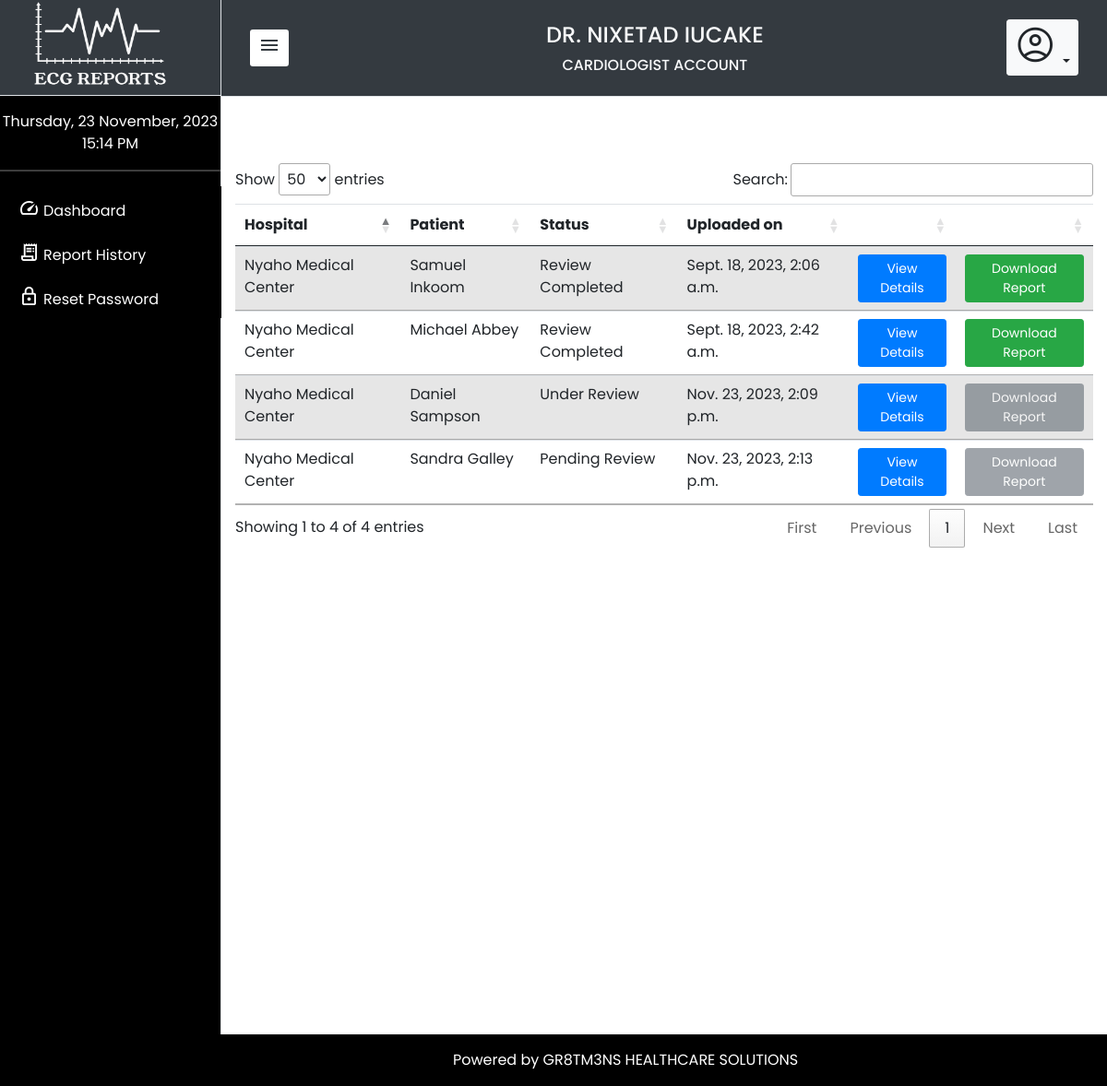
The app's page /cardiologist/report-history/ (signed in) with its own data.
### superuser/models.py (models this page shows, shortened)
class User(AbstractUser):
    is_admin = models.BooleanField(default=False)
    is_cardio = models.BooleanField(default=False)
    is_hospital = models.BooleanField(default=False)

class ReportHistory(models.Model):
    cardiologist = models.ForeignKey(Cardiologist, related_name='cardiologist', null=True, on_delete=models.DO_NOTHING)
    hospital = models.ForeignKey(Hospital, related_name='hospital', null=True, on_delete=models.DO_NOTHING)
    patient_name = models.CharField(max_length=100, default='Samuel Inkoom')
    patient_type = models.CharField(max_length=100, default='None')
    patient_age = models.IntegerField(default=25, null=True)
    patient_number = models.CharField(max_length=255, default='1234567890', null=True)
    image = models.ImageField(upload_to='cardio-uploads/', default = '', null=True)
    report = models.FileField(upload_to='report-uploads/', null=True)
    report_number = models.CharField(max_length=100, default='ABC12345')
    status = models.CharField(max_length=100, null=True)
    completed = models.BooleanField(default=False)
    date_created = models.DateTimeField(auto_now_add=True)

class Hospital(models.Model):
    user = models.ForeignKey(User, on_delete=models.CASCADE)
    hospital_name = models.CharField(max_length=255, null=True)
    available_slots = models.IntegerField(default=0)
    logo = models.ImageField(upload_to = 'logo-uploads/', default = 'superuser\static\superuser\media\ekg.png', blank=True)
    contact = models.CharField(max_length=255, default='1234567890', null=True)
    country = models.CharField(max_length=255, default='Ghana', null=True)
    town = models.CharField(max_length=255, null=True)
    address = models.CharField(max_length=255, null=True)
    created_on = models.DateTimeField(auto_now_add=True)

### cardio/views.py (the view)
# urls.py: path('report-history/', views.reportHistory, name="reportHistory"),
@login_required(login_url='login:login')
@csrf_exempt
def reportHistory(request):
    template_name = 'cardio/report-history.html'
    page = "View Report History"
    user=request.user
    cardio = Cardiologist.objects.get(user_id=user.id)
    cardio_name = cardio.user.username.upper()
    try:
        signature = cardio.signature.url
    except:
        signature = None
    reports = ReportHistory.objects.all()
    return render(request, template_name, {
        'reports': reports,
        'page': page,
        'cardio_name': cardio_name,
        'signature': signature
    })

### superuser/context_processors.py (called while the page is built)
def counter(request):
    now = datetime.now()
    year = now.year
    date = now.strftime("%A, %d %B, %Y")
    time = now.strftime("%H:%M %p")
    return { 'date': date, 'time': time, 'year':year }

### cardio/templates/cardio/report-history.html (shortened to what this page needs)
{% extends 'cardio/base.html' %}
{% block content %}
{% if signature is not None %}
<br>
<br>
<br>
<div class="table-responsive-md">
    {% csrf_token %}
    <table class="table table-striped" id="reportx">
        <thead>
            <tr>
                <th>Hospital</th>
                <th>Patient</th>
                <th>Status</th>
                <th>Uploaded on</th>
                <th></th>
                <th></th>
            </tr>
        </thead>
        <tbody>
            {% for report in reports %}
            <tr id="{{ report.id }}">
                <td>{{ report.hospital.hospital_name }}</td>
                <td> {{ report.patient_name }} </td>
                <td>{{ report.status }}</td>
                <td>{{ report.date_created }}</td>
                <td><a href="{% url 'cardio:viewReportDetails' pk=report.id %}"><button type="button" class="btn btn-primary btn-sm">View Details</button></a></td>
                <td>
                    {% if  report.completed %}
                    <a href="{% url 'cardio:downloadReport' pk=report.pk %}"><button type="button" class="btn btn-success btn-sm">Download Report</button></a>
                    {% else %}
                    <a href="#"><button type="button" class="btn btn-secondary btn-sm" disabled>Download Report</button></a>
                    {% endif %}
                </td>
            </tr>
            {% endfor %}
        </tbody>
    </table>
</div>
{% endif %}
{% endblock %}

### cardio/templates/cardio/base.html (shortened to what this page needs)
<!DOCTYPE html>
<html>
    <head>
        {% load static %}
        <link rel="stylesheet" href="{% static 'superuser/css/style.css' %}" media="all">
        <link rel="stylesheet" href="{% static 'superuser/css/styles.css' %}" media="all">
        <link rel="stylesheet" href="{% static 'superuser/css/side.css' %}" media="all">
        <link href="https://cdn.jsdelivr.net/npm/tom-select@2.2.2/dist/css/tom-select.css" rel="stylesheet">
        <link rel="stylesheet" href="https://cdn.datatables.net/1.12.1/css/jquery.dataTables.min.css " />
        <link rel="stylesheet" href="https://cdnjs.cloudflare.com/ajax/libs/font-awesome/6.0.0/css/all.min.css" />
        <link href="https://cdn.jsdelivr.net/npm/bootstrap@5.0.2/dist/css/bootstrap.min.css" rel="stylesheet">
        <link rel="stylesheet" href="https://cdn.jsdelivr.net/npm/bootstrap@4.6.1/dist/css/bootstrap.min.css">
    </head>
    <body>
      <div class="d-flex" id="wrapper">
        <div class="border-end" id="sidebar-wrapper">
            <div class="sidebar-heading border-bottom text-center"><a href="{% url 'cardio:dashboard' %}">
              <img src="{% static 'superuser/media/ecg-white.png' %}" alt="logo" />
            </a>
          </div>
            <div class="text-center mt-3 mb-3">
              {{ date }}<br/>
              {{ time }}
            </div>
            <hr/>
            <div class="list-group list-group-flush ">
                <a class="list-group-item list-group-item-action" href="{% url 'cardio:dashboard' %}"><span class="material-symbols-outlined">speed</span><p>Dashboard</p></a>
                <a class="list-group-item list-group-item-action" href="{% url 'cardio:reportHistory' %}"><span class="material-symbols-outlined">receipt_long</span><p>Report History</p></a>
                <a class="list-group-item list-group-item-action" href="{% url 'cardio:resetPassword' %}"><span class="material-symbols-outlined">lock</span><p>Reset Password</p></a>
            </div>
        </div>
        <div id="page-content-wrapper">
            <nav class="navbar navbar-expand-lg navbar-light bg-dark border-bottom">
                <div class="container-fluid">
                    <button class="btn btn-sm" id="sidebarToggle" style="background-color: #fff; color: #343A40"><span class="material-symbols-outlined">menu</span></button>
                    <div class="d-flex flex-column ml-3 mt-3 mb-2 text-light demo" id="demo" style="text-align: center;width:100%;">
                        <h4>DR. {{ cardio_name }}</h4>
                        <h6>CARDIOLOGIST ACCOUNT</h6>
                    </div>
                    <div class="collapse navbar-collapse" id="navbarSupportedContent">
                        <ul class="navbar-nav ms-auto mt-2 mt-lg-0">
                            <li class="nav-item dropdown">
                              <div class="dropdown" >
                                <button class="btn btn-light btn-sm dropdown-toggle" type="button" id="dropdownMenuButton1" data-bs-toggle="dropdown" aria-expanded="false" >
                                  <span class="material-symbols-outlined">account_circle</span>
                                </button>
                              </div>
                            </li>
                        </ul>
                    </div>
                </div>
            </nav>
            <div class="container-fluid">
                {% block content %}
                {% endblock %}
                <br>
                <br>
                <br>
                <br>
                <br>
                <br>
                <br>
                <br>
                <br>
                <br>
                <br>
                <br>
                <br>
                <br>
                <br>
                <br>
                <br>
                <br>
                <br>
                <br>
                <br>
                <br>
            </div>
        </div>
    </div>
    <footer style="background-color:black;">
      <div class="text-center p-3 footer">
        Powered by
        <a class="text-white" href="#" target="_blank">GR8TM3NS HEALTHCARE SOLUTIONS</a>
      </div>
    </footer>
    </body>
</html>

### superuser/static/superuser/css/style.css (style rules this page uses)
:root { --baseColor: #343A40; }
*, body { font-family: 'Poppins', sans-serif; font-weight: 400; -webkit-font-smoothing: antialiased; text-rendering: optimizeLegibility; -moz-osx-font-smoothing: grayscale; }

### superuser/static/superuser/css/styles.css (style rules this page uses)
:root { --baseColor: #343A40; }
#page-content-wrapper .navbar .container-fluid .collapse ul li .dropdown button span { font-size: 45px; }
.border-end { background-color: #000; color: #fff; width: 20%; }
.border-end .sidebar-heading { background-color: var(--baseColor); }
.border-end .sidebar-heading img { height: 105px; width: 80%; margin-top: -10%; margin-left: -10%; margin-bottom: -5%; padding-left: -10%; }
.border-end .list-group { display: flex; flex-direction: column; align-items: center; justify-content: space-between; background-color: #000; }
.border-end .list-group a { margin: auto; display: flex; flex-direction: row; align-items: center; justify-content: start; background-color: #000; }
.border-end .list-group a p { font-size: 16px; margin-bottom: -3%; margin-left: 2%; color: #fff; }
.border-end .list-group a span { color: #fff; font-size: 23px; }
footer { background-color: rgba(0, 0, 0); color:white; }
footer .footer { background-color: rgba(0, 0, 0); margin-left:13%; }

### records on screen
User: username "NIXETAD IUCAKE"
ReportHistory: hospital.hospital_name "Nyaho Medical Center", patient_name "Samuel Inkoom", status "Review Completed", date_created "Sept. 18, 2023, 2:06 a.m.", completed "Download Report"
ReportHistory: hospital.hospital_name "Nyaho Medical Center", patient_name "Michael Abbey", status "Review Completed", date_created "Sept. 18, 2023, 2:42 a.m.", completed "Download Report"
ReportHistory: hospital.hospital_name "Nyaho Medical Center", patient_name "Daniel Sampson", status "Under Review", date_created "Nov. 23, 2023, 2:09 p.m.", completed "Download Report"
ReportHistory: hospital.hospital_name "Nyaho Medical Center", patient_name "Sandra Galley", status "Pending Review", date_created "Nov. 23, 2023, 2:13 p.m.", completed "Download Report"
